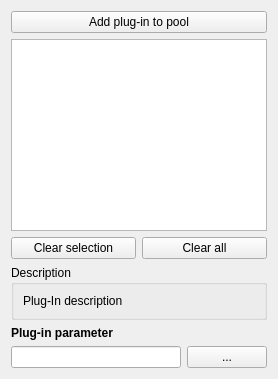
       <widget class="QWidget" name="tab_plugins">
        <attribute name="icon">
         <iconset resource="highlight-gui.qrc">
          <normaloff>:/plugin.png</normaloff>:/plugin.png</iconset>
        </attribute>
        <attribute name="title">
         <string>Plug-ins</string>
        </attribute>
        <layout class="QVBoxLayout" name="verticalLayout_7">
         <item>
          <widget class="QPushButton" name="pbSelectPlugin">
           <property name="toolTip">
            <string>Choose a plug-in script.</string>
           </property>
           <property name="text">
            <string>Add plug-in to pool</string>
           </property>
           <property name="icon">
            <iconset resource="highlight-gui.qrc">
             <normaloff>:/plugin.png</normaloff>:/plugin.png</iconset>
           </property>
          </widget>
         </item>
         <item>
          <widget class="QListWidget" name="lvPluginScripts">
           <property name="toolTip">
            <string>List of plug-ins. Toggle checkbox to enable the scripts. The preview window may not display all plug-in effects.</string>
           </property>
           <property name="alternatingRowColors">
            <bool>true</bool>
           </property>
           <property name="selectionMode">
            <enum>QAbstractItemView::SingleSelection</enum>
           </property>
           <property name="sortingEnabled">
            <bool>true</bool>
           </property>
          </widget>
         </item>
         <item>
          <layout class="QHBoxLayout" name="horizontalLayout_24">
           <item>
            <widget class="QPushButton" name="pbClearSelPlugin">
             <property name="toolTip">
              <string>Remove the selected plug-ins.</string>
             </property>
             <property name="text">
              <string>Clear selection</string>
             </property>
            </widget>
           </item>
           <item>
            <widget class="QPushButton" name="pbClearAllPlugins">
             <property name="toolTip">
              <string>Remove all plug-ins.</string>
             </property>
             <property name="text">
              <string>Clear all</string>
             </property>
            </widget>
           </item>
          </layout>
         </item>
         <item>
          <widget class="QGroupBox" name="groupPluginDescription">
           <property name="title">
            <string>Description</string>
           </property>
           <layout class="QGridLayout" name="gridLayout_3">
            <item row="0" column="0">
             <widget class="QLabel" name="lblPluginDescription">
              <property name="maximumSize">
               <size>
                <width>16777215</width>
                <height>16777215</height>
               </size>
              </property>
              <property name="toolTip">
               <string>Shows description of a selected plug-in script.</string>
              </property>
              <property name="text">
               <string>Plug-In description</string>
              </property>
              <property name="textFormat">
               <enum>Qt::PlainText</enum>
              </property>
              <property name="wordWrap">
               <bool>true</bool>
              </property>
              <property name="margin">
               <number>2</number>
              </property>
              <property name="textInteractionFlags">
               <set>Qt::NoTextInteraction</set>
              </property>
             </widget>
            </item>
           </layout>
          </widget>
         </item>
         <item>
          <widget class="QLabel" name="label_15">
           <property name="font">
            <font>
             <weight>75</weight>
             <bold>true</bold>
            </font>
           </property>
           <property name="text">
            <string>Plug-in parameter</string>
           </property>
          </widget>
         </item>
         <item>
          <layout class="QHBoxLayout" name="horizontalLayout_29">
           <item>
            <widget class="QLineEdit" name="lePluginReadFilePath">
             <property name="toolTip">
              <string>Optional plug-in parameter, this may be a path to a plug-in input file</string>
             </property>
            </widget>
           </item>
           <item>
            <widget class="QPushButton" name="pbPluginReadFilePath">
             <property name="minimumSize">
              <size>
               <width>20</width>
               <height>0</height>
              </size>
             </property>
             <property name="toolTip">
              <string>Select the plug-in input file.</string>
             </property>
             <property name="text">
              <string>...</string>
             </property>
            </widget>
           </item>
          </layout>
         </item>
        </layout>
       </widget>
